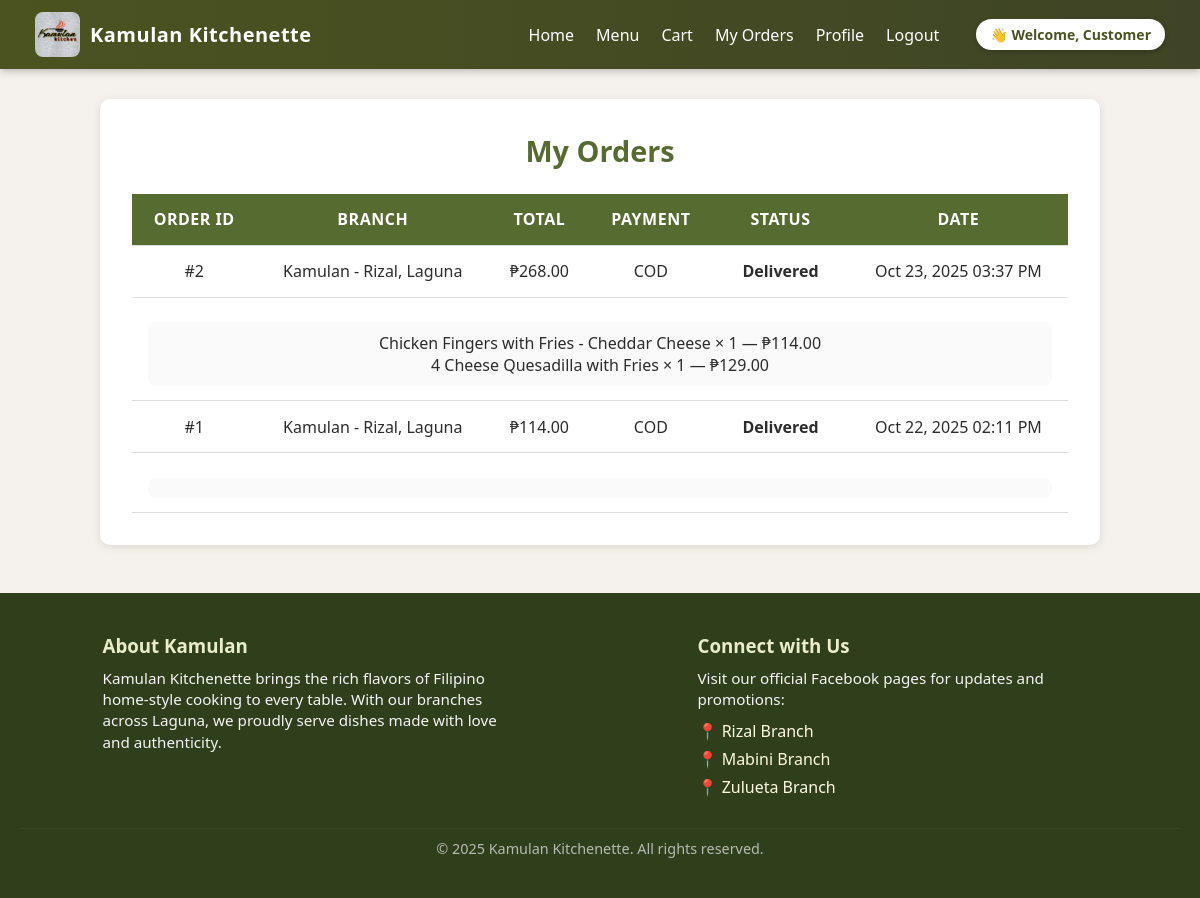
/buyer/orders.php (signed in), run on the app's committed database.
### tables this page shows
CREATE TABLE `orders` (
  `id` int(11) NOT NULL,
  `user_id` int(11) DEFAULT NULL,
  `branch_id` int(11) DEFAULT NULL,
  `address` varchar(255) DEFAULT NULL,
  `total` decimal(10,2) DEFAULT NULL,
  `payment_method` enum('COD','GCash') DEFAULT 'COD',
  `status` enum('Placed','Preparing','Out for Delivery','Delivered','Cancelled') DEFAULT 'Placed',
  `rider_id` int(11) DEFAULT NULL,
  `created_at` timestamp NOT NULL DEFAULT current_timestamp()
);

CREATE TABLE `branches` (
  `id` int(11) NOT NULL,
  `name` varchar(150) NOT NULL,
  `address` varchar(255) DEFAULT NULL,
  `contact` varchar(50) DEFAULT NULL,
  `created_at` timestamp NOT NULL DEFAULT current_timestamp()
);

CREATE TABLE `order_items` (
  `id` int(11) NOT NULL,
  `order_id` int(11) DEFAULT NULL,
  `menu_item_id` int(11) DEFAULT NULL,
  `qty` int(11) DEFAULT NULL,
  `price` decimal(10,2) DEFAULT NULL
);

CREATE TABLE `menu_items` (
  `id` int(11) NOT NULL,
  `name` varchar(150) DEFAULT NULL,
  `description` text DEFAULT NULL,
  `price` decimal(10,2) DEFAULT NULL,
  `image` varchar(255) DEFAULT NULL,
  `category` varchar(50) DEFAULT NULL,
  `available` tinyint(1) DEFAULT 1,
  `created_at` timestamp NOT NULL DEFAULT current_timestamp()
);

### buyer/orders.php (the view, shortened to what this page needs)
<?php
require_once(__DIR__ . '/../config/db.php');
$user_id = $_SESSION['user']['id'];
$stmt = $pdo->prepare("
  SELECT o.*, b.name AS branch_name
  FROM orders o
  LEFT JOIN branches b ON o.branch_id = b.id
  WHERE o.user_id = ?
  ORDER BY o.created_at DESC
");
$stmt->execute([$user_id]);
$orders = $stmt->fetchAll(PDO::FETCH_ASSOC);
?>
<!doctype html>
<html>
  <head>
    <link rel="stylesheet" href="../assets/css/style.css">
  </head>
<body>
<?php include __DIR__ . '/../_partials/header.php'; ?>
<div class="container">
  <h2>My Orders</h2>
  <?php if (empty($orders)): ?>
    <div class="empty">You have no orders yet.</div>
  <?php else: ?>
    <table>
      <thead>
        <tr>
          <th>Order ID</th>
          <th>Branch</th>
          <th>Total</th>
          <th>Payment</th>
          <th>Status</th>
          <th>Date</th>
        </tr>
      </thead>
      <tbody>
        <?php foreach ($orders as $order): ?>
          <tr>
            <td>#<?= htmlspecialchars($order['id']) ?></td>
            <td><?= htmlspecialchars($order['branch_name'] ?? 'N/A') ?></td>
            <td>₱<?= number_format($order['total'], 2) ?></td>
            <td><?= htmlspecialchars(ucfirst($order['payment_method'])) ?></td>
            <td>
              <span class="status <?= strtolower($order['status']) ?>">
                <?= htmlspecialchars(ucfirst($order['status'])) ?>
              </span>
            </td>
            <td><?= date('M d, Y h:i A', strtotime($order['created_at'])) ?></td>
          </tr>
          <?php
          $itemStmt = $pdo->prepare("
            SELECT oi.*, m.name
            FROM order_items oi
            JOIN menu_items m ON oi.menu_item_id = m.id
            WHERE oi.order_id = ?
          ");
          $itemStmt->execute([$order['id']]);
          $items = $itemStmt->fetchAll(PDO::FETCH_ASSOC);
          ?>
          <tr>
            <td colspan="6">
              <div class="details">
                <?php foreach ($items as $it): ?>
                  <div>
                    <?= htmlspecialchars($it['name']) ?> × <?= (int)$it['qty'] ?> — ₱<?= number_format($it['price'],2) ?>
                  </div>
                <?php endforeach; ?>
              </div>
            </td>
          </tr>
        <?php endforeach; ?>
      </tbody>
    </table>
  <?php endif; ?>
</div>
<?php include __DIR__ . '/../_partials/footer.php'; ?>
</body>
</html>

### _partials/header.php (shortened to what this page needs)
<?php
$user = $_SESSION['user'] ?? null;
$userName = $user['name'] ?? '';
?>
<header class="site-header" style="
  display: flex;
  align-items: center;
  justify-content: space-between;
  background: linear-gradient(90deg, #4b5320, #3e4425);
  padding: 12px 35px;
  color: white;
  font-family: 'Poppins', sans-serif;
  box-shadow: 0 2px 8px rgba(0,0,0,0.25);
  position: sticky;
  top: 0;
  z-index: 999;
">
  <div class="brand" style="display: flex; align-items: center; gap: 10px;">
    <img src="/kamulan-system/assets/images/kamulan-logo.jpg" class="logo" alt="Kamulan Logo" style="height:45px; border-radius:8px;">
    <h1 style="margin: 0; font-size: 20px; letter-spacing: 0.5px;">Kamulan Kitchenette</h1>
  </div>
  <nav class="nav" style="display: flex; align-items: center; gap: 22px;">
    <a href="/kamulan-system/buyer/index.php"
       style="color:white; text-decoration:none; font-weight:500; transition:0.3s;">Home</a>
    <a href="/kamulan-system/buyer/menu.php"
       style="color:white; text-decoration:none; font-weight:500; transition:0.3s;">Menu</a>
    <?php if ($user): ?>
      <a href="/kamulan-system/buyer/cart.php" style="color:white; text-decoration:none; font-weight:500; transition:0.3s;">Cart</a>
      <a href="/kamulan-system/buyer/orders.php" style="color:white; text-decoration:none; font-weight:500; transition:0.3s;">My Orders</a>
      <a href="/kamulan-system/buyer/profile.php" style="color:white; text-decoration:none; font-weight:500; transition:0.3s;">Profile</a>
      <a href="/kamulan-system/auth/logout.php" class="nav-link logout" onclick="confirmLogout(event)" style="color:white; text-decoration:none; font-weight:500; transition:0.3s;">Logout</a>
      <span style="
        margin-left:15px;
        background:#fff;
        color:#4b5320;
        padding:6px 14px;
        border-radius:25px;
        font-weight:bold;
        font-size:14px;
        box-shadow:0 2px 5px rgba(0,0,0,0.2);
      ">
        👋 Welcome, <?= htmlspecialchars($userName) ?>
      </span>
    <?php else: ?>
      <a href="/kamulan-system/auth/login.php" style="color:white; text-decoration:none; font-weight:500; transition:0.3s;">Login</a>
    <?php endif; ?>
  </nav>
</header>

### _partials/footer.php (shortened to what this page needs)
<footer class="main-footer">
  <div class="footer-content">
    <div class="about">
      <h3>About Kamulan</h3>
      <p>
        Kamulan Kitchenette brings the rich flavors of Filipino home-style cooking to every table.
        With our branches across Laguna, we proudly serve dishes made with love and authenticity.
      </p>
    </div>
    <div class="socials">
      <h3>Connect with Us</h3>
      <p>Visit our official Facebook pages for updates and promotions:</p>
      <ul class="branch-links">
        <li>
          <a href="https://www.facebook.com/kamulankitchenette" target="_blank" rel="noopener noreferrer">
            📍 Rizal Branch
          </a>
        </li>
        <li>
          <a href="https://www.facebook.com/profile.php?id=61578990466393" target="_blank" rel="noopener noreferrer">
            📍 Mabini Branch
          </a>
        </li>
        <li>
          <a href="https://www.facebook.com/profile.php?id=61576721933563" target="_blank" rel="noopener noreferrer">
            📍 Zulueta Branch
          </a>
        </li>
      </ul>
    </div>
  </div>
  <p class="footer-copy">© 2025 Kamulan Kitchenette. All rights reserved.</p>
</footer>

### assets/css/style.css (style rules this page uses)
:root { --primary: #556b2f; --accent: #d26a3b; --dark-brown: #3e2f1c; --light-bg: #f5f2ed; --text-dark: #2c2c2c; --text-light: #fff; --success: #6b8e23; --error: #c0392b; --radius: 12px; --shadow: 0 4px 12px rgba(0,0,0,0.1); --transition: all 0.25s ease-in-out; }
* { box-sizing: border-box; margin: 0; padding: 0; font-family: 'Poppins', 'Segoe UI', sans-serif; }
body { background: var(--light-bg); color: var(--text-dark); overflow-x: hidden; }
a { color: var(--accent); text-decoration: none; transition: 0.2s; }
.main-footer { background: var(--dark-brown); color: var(--text-light); padding: 2rem 1.5rem; text-align: center; margin-top: 3rem; }
.footer-content { display: flex; flex-wrap: wrap; justify-content: space-around; align-items: flex-start; gap: 2rem; margin-bottom: 1rem; }
.footer-content .about { max-width: 400px; text-align: left; }
.footer-content h3 { color: var(--accent); margin-bottom: 0.5rem; }
.footer-content p { font-size: 0.95rem; line-height: 1.4; }
.footer-copy { font-size: 0.9rem; opacity: 0.8; border-top: 1px solid rgba(255,255,255,0.2); padding-top: 0.5rem; }
.container { max-width: 800px; margin: 2rem auto; background: var(--light-bg); padding: 2rem; border-radius: var(--radius); box-shadow: var(--shadow); }
h2 { color: var(--primary); margin-bottom: 1rem; text-align: center; }
.container { max-width: 1100px; margin: 2rem auto; padding: 2rem; }
h2 { color: var(--primary); text-align: center; margin-bottom: 1.5rem; }
.container { max-width: 1000px; margin: 2rem auto; padding: 2rem; background: #fff; border-radius: 10px; box-shadow: 0 2px 10px rgba(0,0,0,0.1); }
.container h2 { text-align: center; color: var(--primary, #b84e3c); margin-bottom: 1.5rem; font-size: 1.8rem; font-weight: 700; }
.container table { width: 100%; border-collapse: collapse; margin-top: 1rem; font-size: 1rem; }
.container table th, .container table td { padding: 0.9rem 1rem; border-bottom: 1px solid #ddd; text-align: center; }
.container table th { background: var(--primary, #b84e3c); color: #fff; text-transform: uppercase; letter-spacing: 0.5px; }

### buyer/orders.php (style rules this page uses)
.container { width: 90%; margin: 30px auto; }
h2 { color: var(--dark-brown); margin-bottom: 20px; }
table { width:100%; border-collapse:collapse; }
th, td { padding: 10px; border-bottom: 1px solid #ddd; text-align: left; }
th { background: #3b3b1f; color: #fff; }
.status { padding: 4px 8px; border-radius: 6px; font-weight: 600; }
.details { margin-top:10px; background:#fafafa; padding:10px; border-radius:8px; }

### _partials/footer.php (style rules this page uses)
.main-footer { background: #2f3e1b; color: #f5f5f5; padding: 40px 20px; text-align: center; }
.footer-content { display: flex; flex-wrap: wrap; justify-content: space-around; gap: 30px; margin-bottom: 20px; }
.footer-content h3 { color: #e9edc9; margin-bottom: 10px; }
.about, .socials { max-width: 400px; text-align: left; }
.branch-links { list-style: none; padding: 0; margin: 10px 0; }
.branch-links li { margin: 6px 0; }
.branch-links a { color: #fefae0; text-decoration: none; transition: color 0.3s ease; }
.footer-copy { font-size: 0.9rem; color: #d9d9d9; border-top: 1px solid #3a4a25; padding-top: 10px; }

### data on the page
orders: id "2", branch.name "Kamulan - Rizal, Laguna", total "268.00", payment_method "COD", status "Delivered", created_at "Oct 23, 2025 03:37 PM"
order_items: menu_item.name "Chicken Fingers with Fries - Cheddar Cheese", qty "1", price "114.00"
order_items: menu_item.name "4 Cheese Quesadilla with Fries", qty "1", price "129.00"
orders: id "1", branch.name "Kamulan - Rizal, Laguna", total "114.00", payment_method "COD", status "Delivered", created_at "Oct 22, 2025 02:11 PM"

### other printed values
$userName "Customer"
